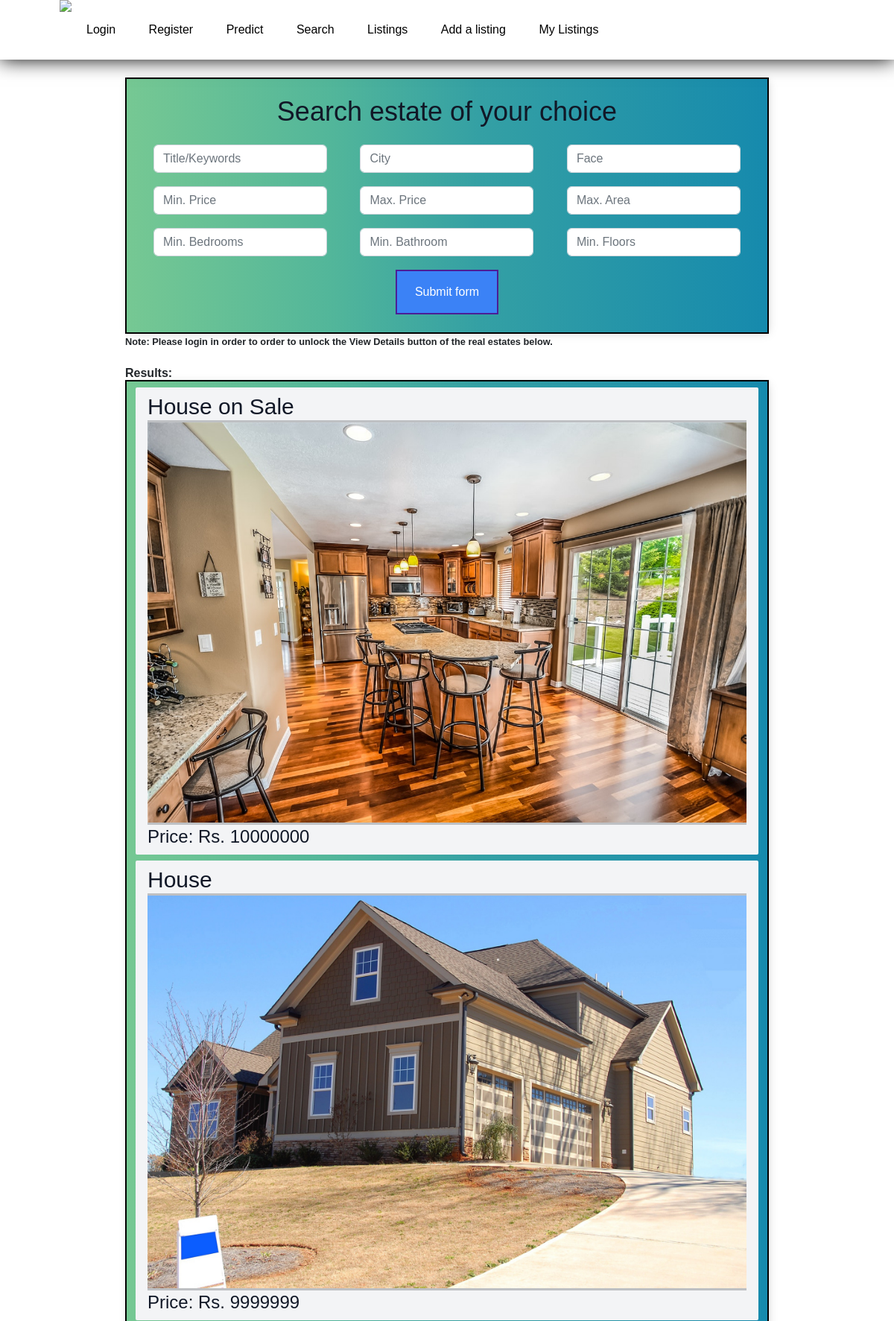
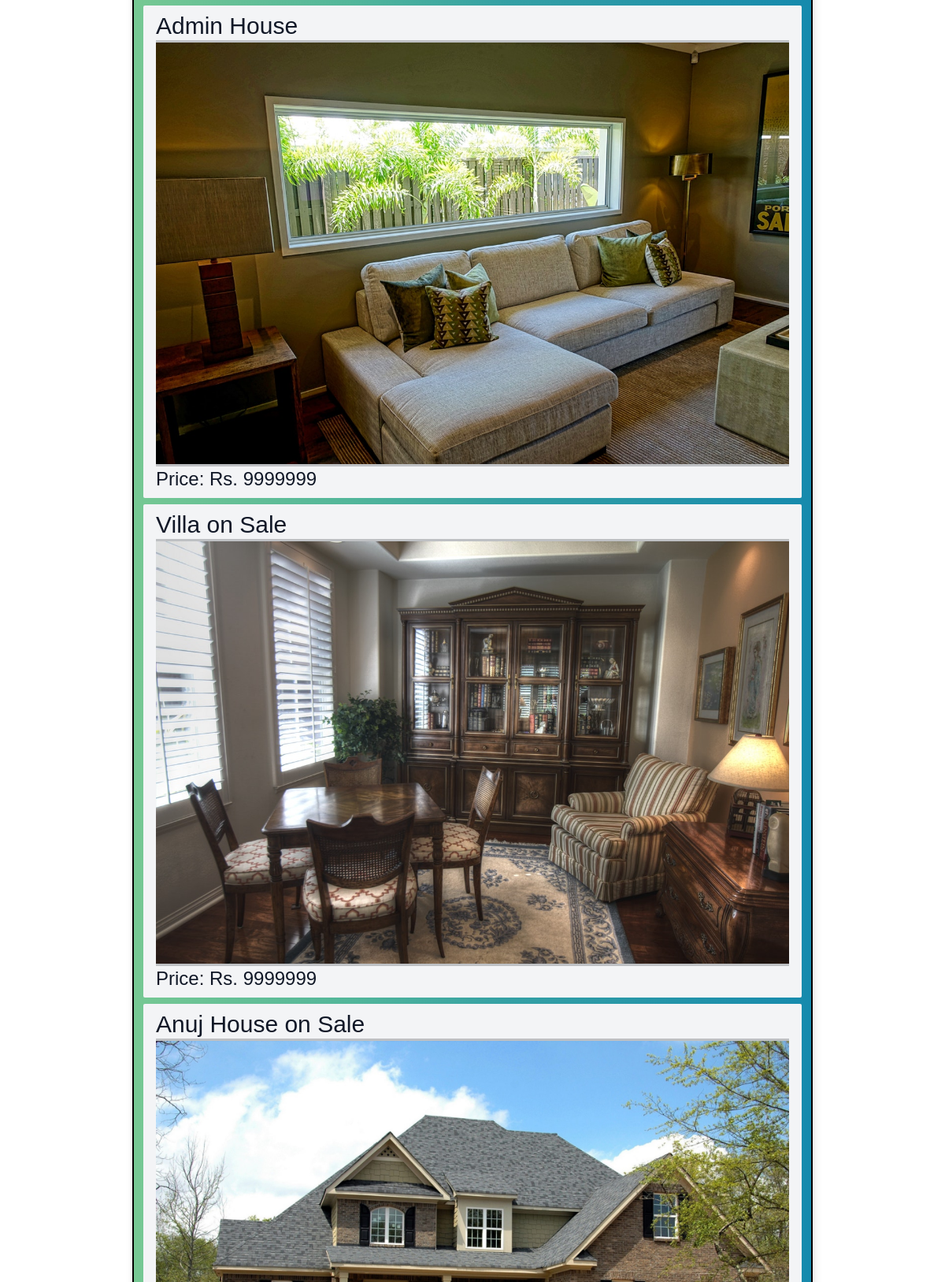
Page /listing_search (upper part) on the committed database (2 pictures, top to bottom).
### listings/models.py (models this page shows, shortened)
class Listing(models.Model):
    Title = models.CharField(max_length=30, default='House on Sale')
    Owner = models.CharField(max_length=30, default='Anuj')
    Age = models.IntegerField(default=10)
    slug = models.CharField(max_length=100, null=True, blank=True)
    Location = models.CharField(max_length=30, default='Kalanki')
    City = models.CharField(max_length=30, default='Kathmandu')
    Price = models.IntegerField(default=9999999)
    Bedroom = models.IntegerField(default=1)
    Bathroom = models.IntegerField(default=1)
    Floors = models.IntegerField(default=1)
    Parking = models.IntegerField(default=1)
    Face = models.CharField(max_length=30, default="East")
    Area = models.IntegerField(default=100)
    Road_Width = models.IntegerField(default=0)
    Road_Type = models.CharField(max_length=30, default="Concrete")
    Build_Area = models.IntegerField(default=100)
    Amenities = models.CharField(max_length=30, default="Bathroom")
    Contact_number = models.IntegerField(default=9845654321)
    Contact_mail = models.EmailField(max_length=30, default='admin@gmail.com')
    Image = models.ImageField(max_length = 254)
    user = models.ForeignKey(User, on_delete=models.SET_NULL,null=True)
    is_sold = models.BooleanField(default=False)
    Description = models.CharField(max_length=1000, default="Please describe your estate here. You may also justify the price of your estate here.")
    likes = models.ManyToManyField(User, related_name='estate')

### listings/views.py (the view)
# urls.py: path('listing_search', listing_search, name='listing_search'),
def listing_search(request):
    queryset_list=Listing.objects.all()
    if 'Title' in request.GET:
        Title = request.GET['Title']
        if Title:
            queryset_list = queryset_list.filter(Title__icontains = Title)
    else:
        Title = ''
    if 'City' in request.GET:
        city = request.GET['City']
        if city:
            queryset_list=queryset_list.filter(City__iexact = city)
    else:
        city = ''
    if 'Face' in request.GET:
        Face = request.GET['Face']
        if Face:
            queryset_list=queryset_list.filter(Face__iexact = Face)
    else:
        Face = ''
    if 'Bedroom' in request.GET:
        Bedroom = request.GET['Bedroom']
        if Bedroom:
            queryset_list=queryset_list.filter(Bedroom__gte=Bedroom)
    else:
        Bedroom = ''
    if 'Bathroom' in request.GET:
        Bathroom = request.GET['Bathroom']
        if Bathroom:
            queryset_list=queryset_list.filter(Bathroom__gte=Bathroom)
    else:
        Bathroom = ''
    if 'Floors' in request.GET:
        Floors = request.GET['Floors']
        if Floors:
            queryset_list=queryset_list.filter(Floors__gte=Floors)
    else:
        Floors = ''
    if 'Area' in request.GET:
        Area = request.GET['Area']
        if Area:
            queryset_list=queryset_list.filter(Area__lte=Area)
    else:
        Area = ''
    if 'Min_Price' in request.GET:
        Min_Price = request.GET['Min_Price']
        if Min_Price:
            queryset_list=queryset_list.filter(Price__gte=Min_Price)
    else:
        Min_Price = ''
    if 'Max_Price' in request.GET:
        Max_Price = request.GET['Max_Price']
        if Max_Price:
            queryset_list=queryset_list.filter(Price__lte=Max_Price)
    else:
        Max_Price = ''
    context={
        'listings':queryset_list, 'Min_Price':Min_Price,'Max_Price':Max_Price, 'Area':Area, 'Floors':Floors, 'Bathroom':Bathroom,
        'Bedroom':Bedroom, 'Face':Face, 'City': city, 'Title': Title,
    }
    return render(request, "listing_search.html", context)

### templates/listing_search.html (shortened to what this page needs)
{% extends "base.html" %}
{% block content %}
<div class="container"><br>
<center><h1 class="text-4xl text-gray-900">Search estate of your choice</h1></center><br>
    <div>
        <form class="form-inline" action="{% url 'listing_search' %}" method="get" enctype="multipart/form-data">
            <div class="form-check form-check-inline">
                <div class="col-md-18 mb-3">
                    <input type="text" name="Title" class="form-control" placeholder="Title/Keywords"  value="{{ Title }}">
                </div>
            </div>
            <div class="form-check form-check-inline">
                <div class="col-md-18 mb-3">
                    <input type="text" name="City" class="form-control" placeholder="City"  value="{{ City }}">
                </div>
            </div>
            <div class="form-check form-check-inline">
                <div class="col-md-18 mb-3">
                    <input type="text" name="Face" class="form-control" placeholder="Face"  value="{{ Face }}">
                </div>
            </div>
            <div class="form-check form-check-inline">
                <div class="col-md-18 mb-3">
                    <input type="text" name="Min_Price" class="form-control" placeholder="Min. Price"  value="{{ Min_Price }}">
                </div>
            </div>
            <div class="form-check form-check-inline">
                <div class="col-md-18 mb-3">
                    <input type="text" name="Max_Price" class="form-control" placeholder="Max. Price"  value="{{ Max_Price }}">
                </div>
            </div>
            <div class="form-check form-check-inline">
                <div class="col-md-18 mb-3">
                    <input type="text" name="Area" class="form-control" placeholder="Max. Area"  value="{{ Area }}">
                </div>
            </div>
            <div class="form-check form-check-inline">
                <div class="col-md-18 mb-3">
                    <input type="text" name="Bedroom" class="form-control" placeholder="Min. Bedrooms"  value="{{ Bedroom }}">
                </div>
            </div>
            <div class="form-check form-check-inline">
                <div class="col-md-18 mb-3">
                    <input type="text" name="Bathroom" class="form-control" placeholder="Min. Bathroom"  value="{{ Bathroom }}">
                </div>
            </div>
            <div class="form-check form-check-inline">
                <div class="col-md-18 mb-3">
                    <input type="text" name="Floors" class="form-control" placeholder="Min. Floors"  value="{{ Floors }}">
                </div>
            </div>
            <center><button class="flex items-center px-4 py-3 text-white bg-blue-500 hover:bg-blue-400 border-2 border-violet-900"
                type="submit">Submit form</button></center>
            <br>
        </form>
    </div>
</div>
{% if not request.user.is_authenticated %}
<h1><strong><small>Note: Please login in order to order to unlock the View Details button of the real estates below.</small></strong></h1>
{% endif %}
<br><h1><strong>Results:</strong></h1>
<div class = "container">
    {% if listings %}
    {% for listing in listings %}
    <div class="mt-2 px-3 py-2 bg-gray-100 rounded-sm">
        <h3 class="text-3xl text-gray-900">{{ listing.Title }}</h3><hr><hr><hr>
        {% if listing.Image %}
        <img src="{{ listing.Image.url }}" alt="">
        {% endif %}
        <hr><hr><hr><h2 class="text-2xl text-gray-900">Price: Rs. {{listing.Price}}</h2>
    </div>
    {% endfor %}
    {% else %}
    <div class="col-md-12">
    <p>No Listings Available</p>
    </div>
    {% endif %}
</div>
{% endblock content %}

### static/style.css (style rules this page uses)
.container { max-width: 1550px; margin: auto; background-color: rgba(136, 5, 5, 0.421); -webkit-box-shadow: 2px 2px 13px -4px rgba(0, 0, 0, 0.21); box-shadow: 2px 2px 13px -4px rgba(0, 0, 0, 0.21); background: linear-gradient(90deg, #76C893 0%, #52B69A 32%, #34A0A4 55%, #168AAD 100%); border: 2px solid #000 }
body { background-size: cover; background-image: url('https://images.pexels.com/photos/235985/pexels-photo-235985.jpeg?auto=compress&cs=tinysrgb&w=1260&h=750&dpr=1'); font-family: sans-serif; margin-top: 80px; padding: 80px; }

### rows in the picture
Listing: Title "House on Sale", Image (picture), Price "10000000"
Listing: Title "House", Image (picture), Price "9999999"
Listing: Title "Admin House", Image (picture), Price "9999999"
Listing: Title "Villa on Sale", Image (picture), Price "9999999"
Listing: Title "Anuj House on Sale", Image (picture)
